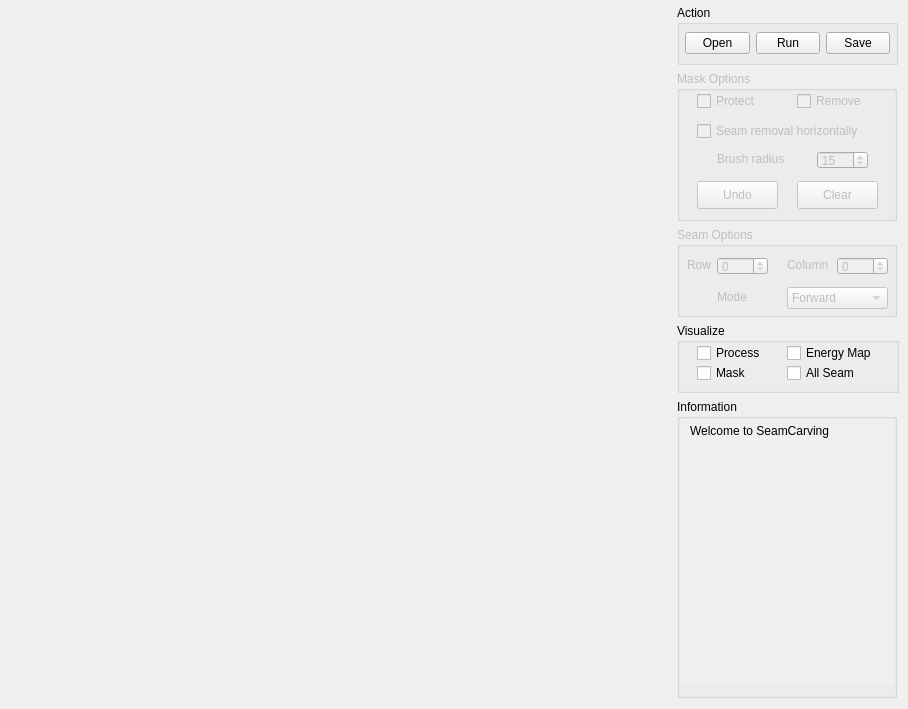
<?xml version="1.0" encoding="UTF-8"?>
<ui version="4.0">
 <class>MainWindow</class>
 <widget class="QMainWindow" name="MainWindow">
  <property name="geometry">
   <rect>
    <x>0</x>
    <y>0</y>
    <width>908</width>
    <height>709</height>
   </rect>
  </property>
  <property name="sizePolicy">
   <sizepolicy hsizetype="Maximum" vsizetype="Maximum">
    <horstretch>0</horstretch>
    <verstretch>0</verstretch>
   </sizepolicy>
  </property>
  <property name="windowTitle">
   <string>MainWindow</string>
  </property>
  <widget class="QWidget" name="centralwidget">
   <property name="sizePolicy">
    <sizepolicy hsizetype="Preferred" vsizetype="Preferred">
     <horstretch>0</horstretch>
     <verstretch>0</verstretch>
    </sizepolicy>
   </property>
   <property name="minimumSize">
    <size>
     <width>800</width>
     <height>549</height>
    </size>
   </property>
   <layout class="QHBoxLayout" name="horizontalLayout_2">
    <property name="spacing">
     <number>0</number>
    </property>
    <property name="leftMargin">
     <number>0</number>
    </property>
    <property name="topMargin">
     <number>0</number>
    </property>
    <property name="rightMargin">
     <number>0</number>
    </property>
    <property name="bottomMargin">
     <number>0</number>
    </property>
    <item>
     <widget class="QWidget" name="wg_img" native="true">
      <property name="sizePolicy">
       <sizepolicy hsizetype="Expanding" vsizetype="Expanding">
        <horstretch>0</horstretch>
        <verstretch>0</verstretch>
       </sizepolicy>
      </property>
      <widget class="QLabel" name="lb_img">
       <property name="geometry">
        <rect>
         <x>0</x>
         <y>0</y>
         <width>461</width>
         <height>291</height>
        </rect>
       </property>
       <property name="sizePolicy">
        <sizepolicy hsizetype="Ignored" vsizetype="Ignored">
         <horstretch>0</horstretch>
         <verstretch>0</verstretch>
        </sizepolicy>
       </property>
       <property name="minimumSize">
        <size>
         <width>0</width>
         <height>0</height>
        </size>
       </property>
       <property name="frameShape">
        <enum>QFrame::NoFrame</enum>
       </property>
       <property name="lineWidth">
        <number>1</number>
       </property>
       <property name="text">
        <string/>
       </property>
       <property name="textFormat">
        <enum>Qt::AutoText</enum>
       </property>
       <property name="scaledContents">
        <bool>false</bool>
       </property>
       <property name="alignment">
        <set>Qt::AlignCenter</set>
       </property>
       <property name="margin">
        <number>10</number>
       </property>
      </widget>
      <widget class="QLabel" name="lb_mask">
       <property name="geometry">
        <rect>
         <x>0</x>
         <y>0</y>
         <width>281</width>
         <height>171</height>
        </rect>
       </property>
       <property name="text">
        <string/>
       </property>
      </widget>
     </widget>
    </item>
    <item>
     <widget class="QFrame" name="frame">
      <property name="sizePolicy">
       <sizepolicy hsizetype="Fixed" vsizetype="Preferred">
        <horstretch>0</horstretch>
        <verstretch>0</verstretch>
       </sizepolicy>
      </property>
      <property name="minimumSize">
       <size>
        <width>240</width>
        <height>560</height>
       </size>
      </property>
      <property name="frameShape">
       <enum>QFrame::NoFrame</enum>
      </property>
      <property name="frameShadow">
       <enum>QFrame::Raised</enum>
      </property>
      <layout class="QVBoxLayout" name="verticalLayout_3">
       <property name="topMargin">
        <number>5</number>
       </property>
       <property name="bottomMargin">
        <number>11</number>
       </property>
       <item>
        <widget class="QGroupBox" name="groupBox_5">
         <property name="sizePolicy">
          <sizepolicy hsizetype="Fixed" vsizetype="Fixed">
           <horstretch>0</horstretch>
           <verstretch>0</verstretch>
          </sizepolicy>
         </property>
         <property name="minimumSize">
          <size>
           <width>220</width>
           <height>60</height>
          </size>
         </property>
         <property name="maximumSize">
          <size>
           <width>221</width>
           <height>80</height>
          </size>
         </property>
         <property name="title">
          <string>Action</string>
         </property>
         <layout class="QHBoxLayout" name="horizontalLayout">
          <property name="leftMargin">
           <number>5</number>
          </property>
          <property name="topMargin">
           <number>0</number>
          </property>
          <property name="rightMargin">
           <number>5</number>
          </property>
          <property name="bottomMargin">
           <number>0</number>
          </property>
          <item>
           <widget class="QPushButton" name="bt_open">
            <property name="text">
             <string>Open</string>
            </property>
           </widget>
          </item>
          <item>
           <widget class="QPushButton" name="bt_run">
            <property name="sizePolicy">
             <sizepolicy hsizetype="Preferred" vsizetype="Fixed">
              <horstretch>0</horstretch>
              <verstretch>0</verstretch>
             </sizepolicy>
            </property>
            <property name="text">
             <string>Run</string>
            </property>
           </widget>
          </item>
          <item>
           <widget class="QPushButton" name="bt_save">
            <property name="text">
             <string>Save</string>
            </property>
           </widget>
          </item>
         </layout>
        </widget>
       </item>
       <item>
        <widget class="QGroupBox" name="gb_mask">
         <property name="enabled">
          <bool>false</bool>
         </property>
         <property name="sizePolicy">
          <sizepolicy hsizetype="Fixed" vsizetype="Fixed">
           <horstretch>0</horstretch>
           <verstretch>0</verstretch>
          </sizepolicy>
         </property>
         <property name="minimumSize">
          <size>
           <width>220</width>
           <height>150</height>
          </size>
         </property>
         <property name="title">
          <string>Mask Options</string>
         </property>
         <widget class="QPushButton" name="bt_clr">
          <property name="geometry">
           <rect>
            <x>120</x>
            <y>110</y>
            <width>81</width>
            <height>28</height>
           </rect>
          </property>
          <property name="text">
           <string>Clear</string>
          </property>
         </widget>
         <widget class="QLabel" name="label">
          <property name="geometry">
           <rect>
            <x>40</x>
            <y>80</y>
            <width>91</width>
            <height>16</height>
           </rect>
          </property>
          <property name="text">
           <string>Brush radius</string>
          </property>
         </widget>
         <widget class="QSpinBox" name="sb_size">
          <property name="geometry">
           <rect>
            <x>140</x>
            <y>80</y>
            <width>51</width>
            <height>18</height>
           </rect>
          </property>
          <property name="minimum">
           <number>5</number>
          </property>
          <property name="maximum">
           <number>40</number>
          </property>
          <property name="singleStep">
           <number>5</number>
          </property>
          <property name="value">
           <number>15</number>
          </property>
         </widget>
         <widget class="QPushButton" name="bt_undo">
          <property name="geometry">
           <rect>
            <x>20</x>
            <y>110</y>
            <width>81</width>
            <height>28</height>
           </rect>
          </property>
          <property name="text">
           <string>Undo</string>
          </property>
         </widget>
         <widget class="QCheckBox" name="ckb_protect">
          <property name="geometry">
           <rect>
            <x>20</x>
            <y>20</y>
            <width>71</width>
            <height>20</height>
           </rect>
          </property>
          <property name="text">
           <string>Protect</string>
          </property>
         </widget>
         <widget class="QCheckBox" name="ckb_remove">
          <property name="geometry">
           <rect>
            <x>120</x>
            <y>20</y>
            <width>71</width>
            <height>20</height>
           </rect>
          </property>
          <property name="text">
           <string>Remove</string>
          </property>
         </widget>
         <widget class="QCheckBox" name="ckb_hremove">
          <property name="geometry">
           <rect>
            <x>20</x>
            <y>50</y>
            <width>191</width>
            <height>20</height>
           </rect>
          </property>
          <property name="text">
           <string>Seam removal horizontally</string>
          </property>
         </widget>
        </widget>
       </item>
       <item>
        <widget class="QGroupBox" name="gb_seam">
         <property name="enabled">
          <bool>false</bool>
         </property>
         <property name="sizePolicy">
          <sizepolicy hsizetype="Fixed" vsizetype="Fixed">
           <horstretch>0</horstretch>
           <verstretch>0</verstretch>
          </sizepolicy>
         </property>
         <property name="minimumSize">
          <size>
           <width>220</width>
           <height>90</height>
          </size>
         </property>
         <property name="title">
          <string>Seam Options</string>
         </property>
         <widget class="QSpinBox" name="sb_rows">
          <property name="geometry">
           <rect>
            <x>40</x>
            <y>30</y>
            <width>51</width>
            <height>18</height>
           </rect>
          </property>
          <property name="minimum">
           <number>-999999</number>
          </property>
          <property name="maximum">
           <number>999999</number>
          </property>
          <property name="value">
           <number>0</number>
          </property>
         </widget>
         <widget class="QSpinBox" name="sb_cols">
          <property name="geometry">
           <rect>
            <x>160</x>
            <y>30</y>
            <width>51</width>
            <height>18</height>
           </rect>
          </property>
          <property name="minimum">
           <number>-999999</number>
          </property>
          <property name="maximum">
           <number>999999</number>
          </property>
         </widget>
         <widget class="QLabel" name="label_2">
          <property name="geometry">
           <rect>
            <x>110</x>
            <y>30</y>
            <width>51</width>
            <height>16</height>
           </rect>
          </property>
          <property name="text">
           <string>Column</string>
          </property>
         </widget>
         <widget class="QLabel" name="label_3">
          <property name="geometry">
           <rect>
            <x>10</x>
            <y>30</y>
            <width>31</width>
            <height>16</height>
           </rect>
          </property>
          <property name="text">
           <string>Row</string>
          </property>
         </widget>
         <widget class="QLabel" name="label_5">
          <property name="geometry">
           <rect>
            <x>40</x>
            <y>62</y>
            <width>41</width>
            <height>16</height>
           </rect>
          </property>
          <property name="text">
           <string>Mode</string>
          </property>
         </widget>
         <widget class="QComboBox" name="cmb_mode">
          <property name="geometry">
           <rect>
            <x>110</x>
            <y>60</y>
            <width>101</width>
            <height>22</height>
           </rect>
          </property>
          <item>
           <property name="text">
            <string>Forward</string>
           </property>
          </item>
          <item>
           <property name="text">
            <string>Backward</string>
           </property>
          </item>
         </widget>
        </widget>
       </item>
       <item>
        <widget class="QGroupBox" name="groupBox">
         <property name="minimumSize">
          <size>
           <width>0</width>
           <height>70</height>
          </size>
         </property>
         <property name="title">
          <string>Visualize</string>
         </property>
         <widget class="QCheckBox" name="ckb_process">
          <property name="geometry">
           <rect>
            <x>20</x>
            <y>20</y>
            <width>71</width>
            <height>20</height>
           </rect>
          </property>
          <property name="text">
           <string>Process</string>
          </property>
         </widget>
         <widget class="QCheckBox" name="ckb_energy_map">
          <property name="geometry">
           <rect>
            <x>110</x>
            <y>20</y>
            <width>101</width>
            <height>20</height>
           </rect>
          </property>
          <property name="text">
           <string>Energy Map</string>
          </property>
         </widget>
         <widget class="QCheckBox" name="ckb_mask">
          <property name="geometry">
           <rect>
            <x>20</x>
            <y>40</y>
            <width>61</width>
            <height>20</height>
           </rect>
          </property>
          <property name="text">
           <string>Mask</string>
          </property>
         </widget>
         <widget class="QCheckBox" name="ckb_all_seam">
          <property name="geometry">
           <rect>
            <x>110</x>
            <y>40</y>
            <width>81</width>
            <height>20</height>
           </rect>
          </property>
          <property name="text">
           <string>All Seam</string>
          </property>
         </widget>
        </widget>
       </item>
       <item>
        <widget class="QGroupBox" name="groupBox_4">
         <property name="sizePolicy">
          <sizepolicy hsizetype="Fixed" vsizetype="Expanding">
           <horstretch>0</horstretch>
           <verstretch>0</verstretch>
          </sizepolicy>
         </property>
         <property name="minimumSize">
          <size>
           <width>220</width>
           <height>140</height>
          </size>
         </property>
         <property name="title">
          <string>Information</string>
         </property>
         <layout class="QVBoxLayout" name="verticalLayout_2">
          <property name="leftMargin">
           <number>0</number>
          </property>
          <property name="topMargin">
           <number>0</number>
          </property>
          <property name="rightMargin">
           <number>0</number>
          </property>
          <property name="bottomMargin">
           <number>10</number>
          </property>
          <item>
           <widget class="QScrollArea" name="scr_area">
            <property name="frameShape">
             <enum>QFrame::NoFrame</enum>
            </property>
            <property name="lineWidth">
             <number>1</number>
            </property>
            <property name="horizontalScrollBarPolicy">
             <enum>Qt::ScrollBarAlwaysOff</enum>
            </property>
            <property name="widgetResizable">
             <bool>true</bool>
            </property>
            <widget class="QWidget" name="scrollAreaWidgetContents">
             <property name="geometry">
              <rect>
               <x>0</x>
               <y>0</y>
               <width>218</width>
               <height>241</height>
              </rect>
             </property>
             <layout class="QVBoxLayout" name="verticalLayout">
              <property name="leftMargin">
               <number>10</number>
              </property>
              <property name="topMargin">
               <number>5</number>
              </property>
              <property name="rightMargin">
               <number>10</number>
              </property>
              <property name="bottomMargin">
               <number>5</number>
              </property>
              <item>
               <widget class="QLabel" name="lb_infor">
                <property name="layoutDirection">
                 <enum>Qt::LeftToRight</enum>
                </property>
                <property name="frameShape">
                 <enum>QFrame::NoFrame</enum>
                </property>
                <property name="text">
                 <string>Welcome to SeamCarving</string>
                </property>
                <property name="alignment">
                 <set>Qt::AlignLeading|Qt::AlignLeft|Qt::AlignTop</set>
                </property>
                <property name="wordWrap">
                 <bool>true</bool>
                </property>
                <property name="margin">
                 <number>0</number>
                </property>
               </widget>
              </item>
             </layout>
            </widget>
           </widget>
          </item>
         </layout>
        </widget>
       </item>
      </layout>
     </widget>
    </item>
   </layout>
  </widget>
  <widget class="QMenuBar" name="menubar">
   <property name="geometry">
    <rect>
     <x>0</x>
     <y>0</y>
     <width>908</width>
     <height>26</height>
    </rect>
   </property>
  </widget>
  <action name="act_open">
   <property name="text">
    <string>New</string>
   </property>
   <property name="shortcut">
    <string>Ctrl+N</string>
   </property>
  </action>
  <action name="actionOpen">
   <property name="text">
    <string>Open</string>
   </property>
   <property name="shortcut">
    <string>Ctrl+O</string>
   </property>
  </action>
  <action name="actionSave">
   <property name="text">
    <string>Save</string>
   </property>
   <property name="shortcut">
    <string>Ctrl+S</string>
   </property>
  </action>
 </widget>
 <resources/>
 <connections/>
</ui>
